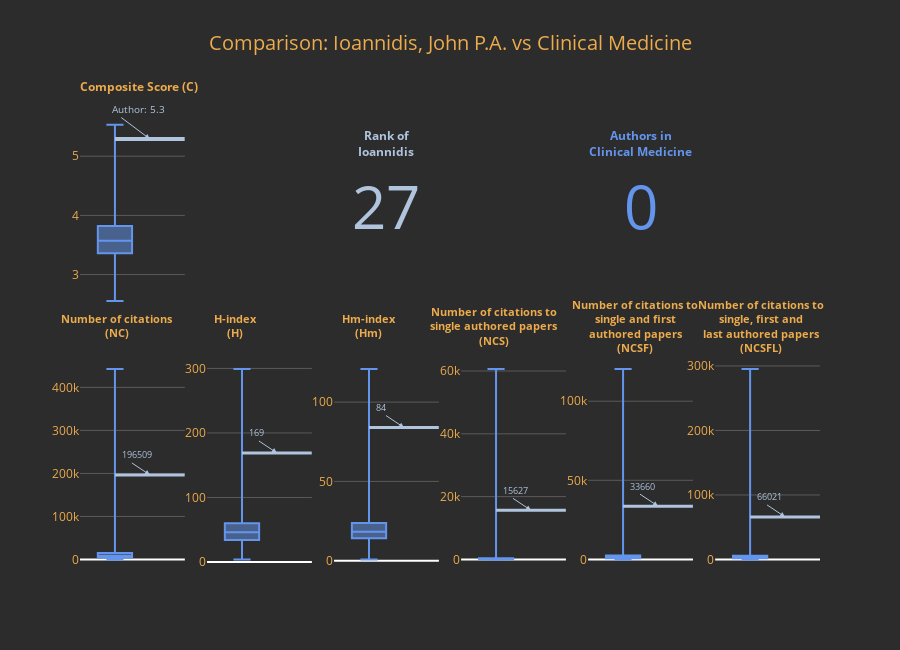

Source (notebook cell):
### Code cell
#| label: fig5cell
from Dash_client import TwoPercentersClient
import plotly.io as pio
pio.renderers.default = "plotly_mimetype"

client = TwoPercentersClient()
client.interactive_author_vs_group_comparison()

### Figure 1 — Plotly figure (JSON) as saved in the notebook; plotly's stock layout.template omitted (floating-point values rounded to 4 significant figures)
{"data": [{"boxpoints": false, "lowerfence": [2.555], "marker": {"color": "cornflowerblue"}, "median": [3.571], "name": "Clinical Medicine", "q1": [3.359], "q3": [3.82], "showlegend": false, "type": "box", "upperfence": [5.531], "xaxis": "x", "yaxis": "y"}, {"hovertemplate": "Author: 5.3<extra></extra>", "line": {"color": "lightsteelblue", "width": 4}, "mode": "lines", "name": "Author: 5.3", "showlegend": false, "type": "scatter", "x": [0, 1], "xaxis": "x", "y": [5.291, 5.291], "yaxis": "y"}, {"domain": {"x": [0.3433, 0.485], "y": [0.55, 1]}, "mode": "number", "number": {"font": {"color": "lightsteelblue", "size": 60}}, "title": {"font": {"color": "lightsteelblue", "size": 12}, "text": "<b>Rank of<br>Ioannidis</b>"}, "type": "indicator", "value": 27}, {"domain": {"x": [0.6867, 0.8283], "y": [0.55, 1]}, "mode": "number", "number": {"font": {"color": "cornflowerblue", "size": 60}}, "title": {"font": {"color": "cornflowerblue", "size": 12}, "text": "<b>Authors in<br>Clinical Medicine</b>"}, "type": "indicator", "value": 0}, {"boxpoints": false, "lowerfence": [211], "marker": {"color": "cornflowerblue"}, "median": [8315], "name": "Clinical Medicine", "q1": [4544], "q3": [15290], "showlegend": false, "type": "box", "upperfence": [442562], "xaxis": "x2", "yaxis": "y2"}, {"hovertemplate": "Author: 196509.0<extra></extra>", "line": {"color": "lightsteelblue", "width": 3}, "mode": "lines", "name": "Author: 196509.0", "showlegend": false, "type": "scatter", "x": [0, 1], "xaxis": "x2", "y": [196509, 196509], "yaxis": "y2"}, {"boxpoints": false, "lowerfence": [4], "marker": {"color": "cornflowerblue"}, "median": [46], "name": "Clinical Medicine", "q1": [34], "q3": [60], "showlegend": false, "type": "box", "upperfence": [299], "xaxis": "x3", "yaxis": "y3"}, {"hovertemplate": "Author: 169.0<extra></extra>", "line": {"color": "lightsteelblue", "width": 3}, "mode": "lines", "name": "Author: 169.0", "showlegend": false, "type": "scatter", "x": [0, 1], "xaxis": "x3", "y": [169, 169], "yaxis": "y3"}, {"boxpoints": false, "lowerfence": [0.8359], "marker": {"color": "cornflowerblue"}, "median": [18.27], "name": "Clinical Medicine", "q1": [14.2], "q3": [23.78], "showlegend": false, "type": "box", "upperfence": [120.8], "xaxis": "x4", "yaxis": "y4"}, {"hovertemplate": "Author: 84.0<extra></extra>", "line": {"color": "lightsteelblue", "width": 3}, "mode": "lines", "name": "Author: 84.0", "showlegend": false, "type": "scatter", "x": [0, 1], "xaxis": "x4", "y": [83.96, 83.96], "yaxis": "y4"}, {"boxpoints": false, "lowerfence": [0], "marker": {"color": "cornflowerblue"}, "median": [126], "name": "Clinical Medicine", "q1": [40], "q3": [335], "showlegend": false, "type": "box", "upperfence": [60612], "xaxis": "x5", "yaxis": "y5"}, {"hovertemplate": "Author: 15627.0<extra></extra>", "line": {"color": "lightsteelblue", "width": 3}, "mode": "lines", "name": "Author: 15627.0", "showlegend": false, "type": "scatter", "x": [0, 1], "xaxis": "x5", "y": [15627, 15627], "yaxis": "y5"}, {"boxpoints": false, "lowerfence": [2], "marker": {"color": "cornflowerblue"}, "median": [1416], "name": "Clinical Medicine", "q1": [812], "q3": [2469], "showlegend": false, "type": "box", "upperfence": [120292], "xaxis": "x6", "yaxis": "y6"}, {"hovertemplate": "Author: 33660.0<extra></extra>", "line": {"color": "lightsteelblue", "width": 3}, "mode": "lines", "name": "Author: 33660.0", "showlegend": false, "type": "scatter", "x": [0, 1], "xaxis": "x6", "y": [33660, 33660], "yaxis": "y6"}, {"boxpoints": false, "lowerfence": [124], "marker": {"color": "cornflowerblue"}, "median": [3462.0], "name": "Clinical Medicine", "q1": [2046], "q3": [5980], "showlegend": false, "type": "box", "upperfence": [295145], "xaxis": "x7", "yaxis": "y7"}, {"hovertemplate": "Author: 66021.0<extra></extra>", "line": {"color": "lightsteelblue", "width": 3}, "mode": "lines", "name": "Author: 66021.0", "showlegend": false, "type": "scatter", "x": [0, 1], "xaxis": "x7", "y": [66021, 66021], "yaxis": "y7"}], "layout": {"annotations": [{"arrowcolor": "lightsteelblue", "arrowhead": 2, "ax": -40, "ay": -30, "font": {"color": "lightsteelblue", "size": 10}, "showarrow": true, "text": "Author: 5.3", "x": 0.5, "xanchor": "left", "xref": "x", "y": 5.291, "yref": "y"}, {"arrowcolor": "lightsteelblue", "arrowhead": 2, "ax": -30, "ay": -20, "font": {"color": "lightsteelblue", "size": 9}, "showarrow": true, "text": "196509", "x": 0.5, "xanchor": "left", "xref": "x2", "y": 196509, "yref": "y2"}, {"arrowcolor": "lightsteelblue", "arrowhead": 2, "ax": -30, "ay": -20, "font": {"color": "lightsteelblue", "size": 9}, "showarrow": true, "text": "169", "x": 0.5, "xanchor": "left", "xref": "x3", "y": 169, "yref": "y3"}, {"arrowcolor": "lightsteelblue", "arrowhead": 2, "ax": -30, "ay": -20, "font": {"color": "lightsteelblue", "size": 9}, "showarrow": true, "text": "84", "x": 0.5, "xanchor": "left", "xref": "x4", "y": 83.96, "yref": "y4"}, {"arrowcolor": "lightsteelblue", "arrowhead": 2, "ax": -30, "ay": -20, "font": {"color": "lightsteelblue", "size": 9}, "showarrow": true, "text": "15627", "x": 0.5, "xanchor": "left", "xref": "x5", "y": 15627, "yref": "y5"}, {"arrowcolor": "lightsteelblue", "arrowhead": 2, "ax": -30, "ay": -20, "font": {"color": "lightsteelblue", "size": 9}, "showarrow": true, "text": "33660", "x": 0.5, "xanchor": "left", "xref": "x6", "y": 33660, "yref": "y6"}, {"arrowcolor": "lightsteelblue", "arrowhead": 2, "ax": -30, "ay": -20, "font": {"color": "lightsteelblue", "size": 9}, "showarrow": true, "text": "66021", "x": 0.5, "xanchor": "left", "xref": "x7", "y": 66021, "yref": "y7"}, {"font": {"color": "#ECAB4C", "size": 12}, "showarrow": false, "text": "<b>Composite Score (C)</b>", "x": 0.08, "xanchor": "center", "xref": "paper", "y": 1.05, "yref": "paper"}, {"font": {"color": "#ECAB4C", "size": 11}, "showarrow": false, "text": "<b>Number of citations<br>(NC)</b>", "x": 0.05, "xanchor": "center", "xref": "paper", "y": 0.52, "yref": "paper"}, {"font": {"color": "#ECAB4C", "size": 11}, "showarrow": false, "text": "<b>H-index<br>(H)</b>", "x": 0.21, "xanchor": "center", "xref": "paper", "y": 0.52, "yref": "paper"}, {"font": {"color": "#ECAB4C", "size": 11}, "showarrow": false, "text": "<b>Hm-index<br>(Hm)</b>", "x": 0.39, "xanchor": "center", "xref": "paper", "y": 0.52, "yref": "paper"}, {"font": {"color": "#ECAB4C", "size": 11}, "showarrow": false, "text": "<b>Number of citations to<br>single authored papers<br>(NCS)</b>", "x": 0.56, "xanchor": "center", "xref": "paper", "y": 0.52, "yref": "paper"}, {"font": {"color": "#ECAB4C", "size": 11}, "showarrow": false, "text": "<b>Number of citations to<br>single and first<br>authored papers<br>(NCSF)</b>", "x": 0.75, "xanchor": "center", "xref": "paper", "y": 0.52, "yref": "paper"}, {"font": {"color": "#ECAB4C", "size": 11}, "showarrow": false, "text": "<b>Number of citations to<br>single, first and<br>last authored papers<br>(NCSFL)</b>", "x": 0.92, "xanchor": "center", "xref": "paper", "y": 0.52, "yref": "paper"}], "font": {"color": "#ECAB4C"}, "height": 650, "paper_bgcolor": "#2C2C2C", "plot_bgcolor": "#2C2C2C", "showlegend": false, "title": {"font": {"color": "#ECAB4C", "size": 20}, "text": "Comparison: Ioannidis, John P.A. vs Clinical Medicine", "x": 0.5}, "xaxis": {"anchor": "y", "domain": [0, 0.1417], "showgrid": false, "showticklabels": false}, "xaxis2": {"anchor": "y2", "domain": [0, 0.1417], "showgrid": false, "showticklabels": false}, "xaxis3": {"anchor": "y3", "domain": [0.1717, 0.3133], "showgrid": false, "showticklabels": false}, "xaxis4": {"anchor": "y4", "domain": [0.3433, 0.485], "showgrid": false, "showticklabels": false}, "xaxis5": {"anchor": "y5", "domain": [0.515, 0.6567], "showgrid": false, "showticklabels": false}, "xaxis6": {"anchor": "y6", "domain": [0.6867, 0.8283], "showgrid": false, "showticklabels": false}, "xaxis7": {"anchor": "y7", "domain": [0.8583, 1], "showgrid": false, "showticklabels": false}, "yaxis": {"anchor": "x", "domain": [0.55, 1], "gridcolor": "#5b5959", "showgrid": true}, "yaxis2": {"anchor": "x2", "domain": [0, 0.45], "gridcolor": "#5b5959", "showgrid": true}, "yaxis3": {"anchor": "x3", "domain": [0, 0.45], "gridcolor": "#5b5959", "showgrid": true}, "yaxis4": {"anchor": "x4", "domain": [0, 0.45], "gridcolor": "#5b5959", "showgrid": true}, "yaxis5": {"anchor": "x5", "domain": [0, 0.45], "gridcolor": "#5b5959", "showgrid": true}, "yaxis6": {"anchor": "x6", "domain": [0, 0.45], "gridcolor": "#5b5959", "showgrid": true}, "yaxis7": {"anchor": "x7", "domain": [0, 0.45], "gridcolor": "#5b5959", "showgrid": true}}}
